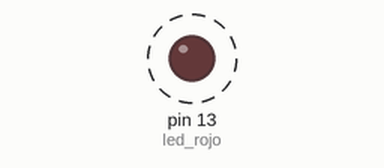
This sketch was run on a simulated Arduino Uno, built with avr-gcc and run on an emulated ATmega328P. Shown: output pins drawn as LEDs (lit = HIGH). Dashed ring = blinking. What the sketch prints to the serial monitor is not drawn.

Above: at 0.5 s.
Timing chart, 0 to 4.7 s (numbered marks = the images above):
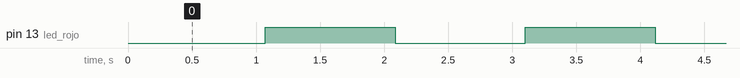

Measured:
- by itself, pin 13 (led_rojo): alternates HIGH for 1.0 s and LOW for 1.0 s

The sketch:

TemporizadorSinLibrerias.ino
```cpp
int led_rojo = 13;

unsigned long tiempoAnterior = 0;
const unsigned long intervalo = 1000;  // 1 segundo

bool estadoLED = false;

void setup()
{
  pinMode(led_rojo, OUTPUT);
  Serial.begin(9600);
}

void loop() {
  unsigned long tiempoActual = millis();

  Serial.print("Tiempo Actual: ");
  Serial.println(tiempoActual);

  if (tiempoActual - tiempoAnterior >= intervalo)
  {
    Serial.print("Intervalo: ");
    Serial.print(tiempoActual - tiempoAnterior);
    Serial.println(" milisegundos");
    tiempoAnterior = tiempoActual;

    estadoLED = !estadoLED;
    digitalWrite(led_rojo, estadoLED);

    // Puedes añadir más código aquí que se ejecutará simultáneamente
  }

  // Otras tareas se ejecutan aquí sin ser bloqueadas
}
```
